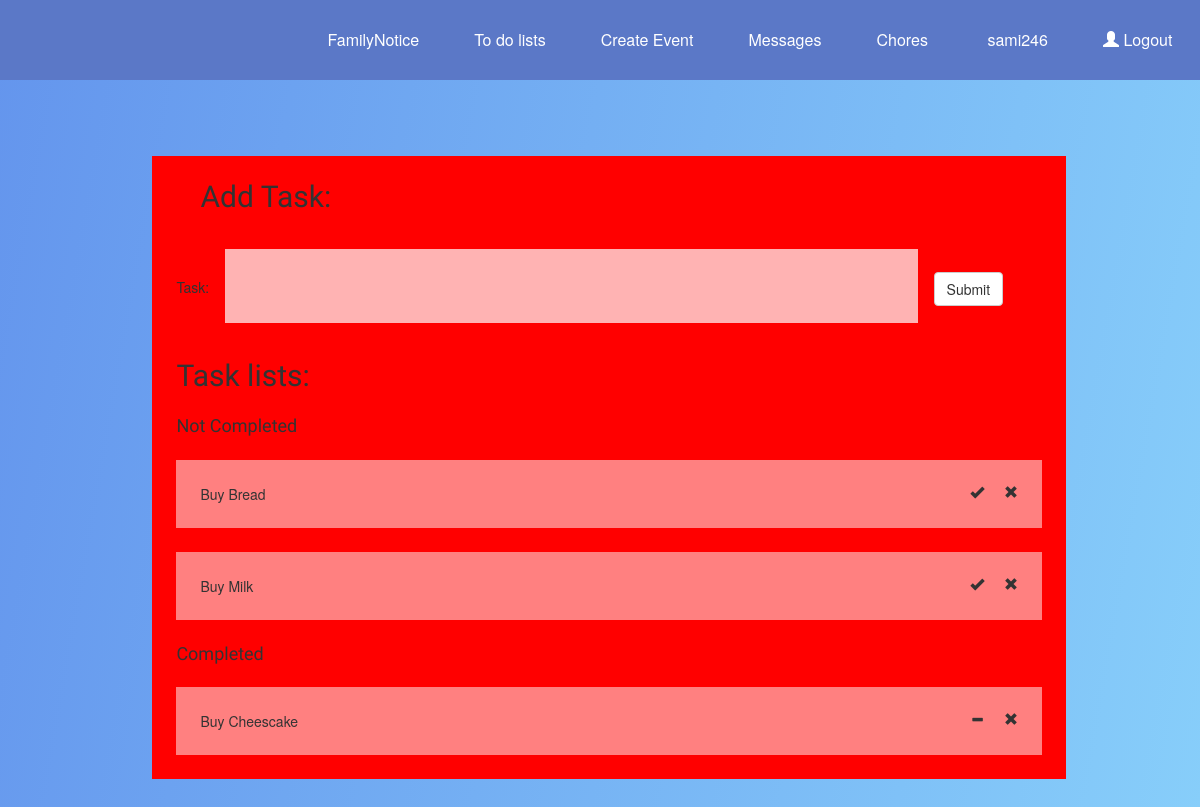
The page /tasks/1/ (signed in) on the database as committed earlier.
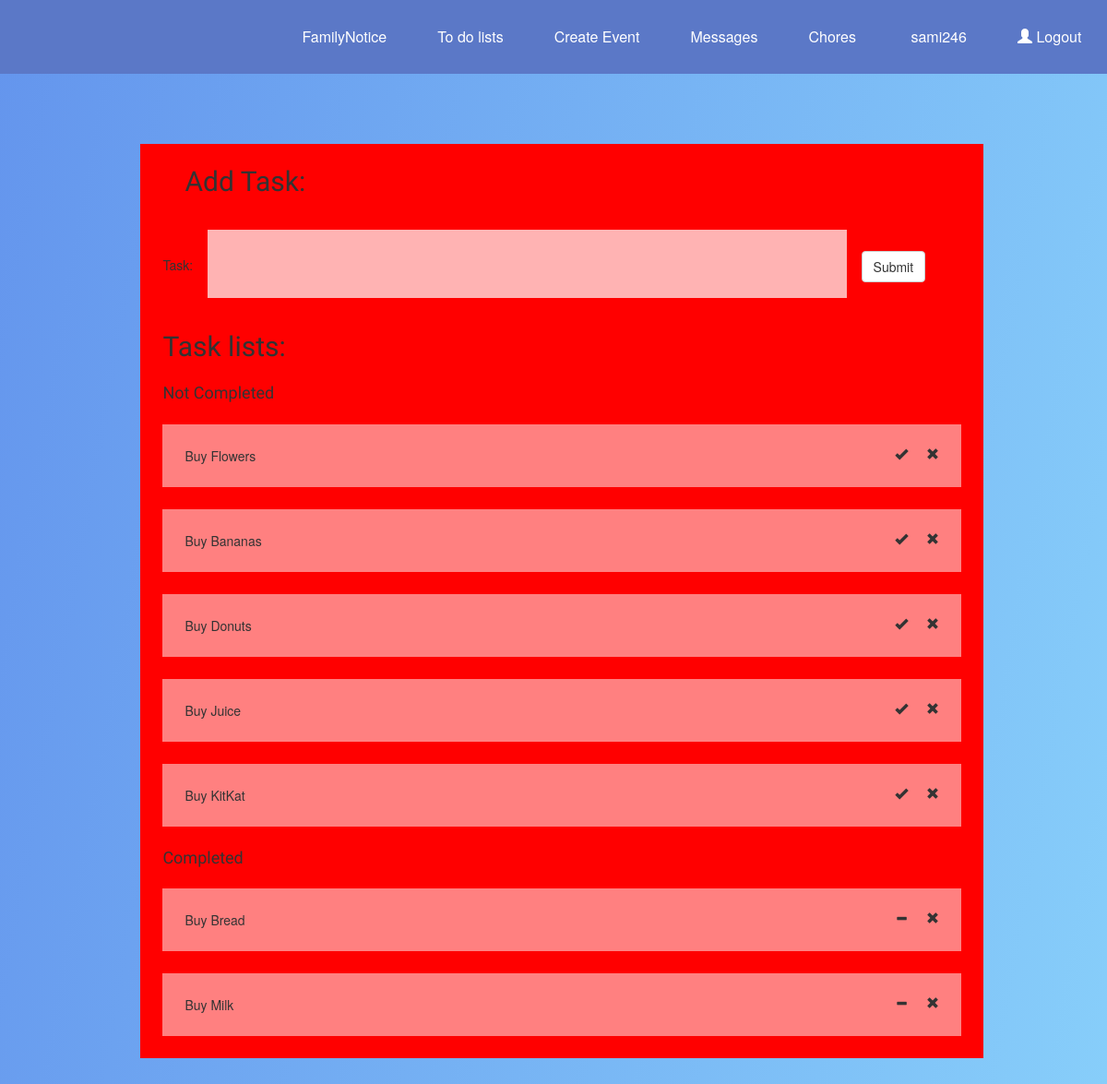
The same page on the database as committed later.
### mainapp/models.py (models this page shows, shortened)
class Task(models.Model):
	name = models.CharField(max_length=30)
	assignTaskTo = models.ForeignKey(Member, on_delete= models.CASCADE, null=True, related_name='assign_task_to', blank=True)
	date = models.DateTimeField(blank=True, null=True)
	description = models.TextField(null=True, blank=True)
	completed = models.BooleanField(default = False)

### mainapp/views.py (the view)
# urls.py: path('tasks/<int:List_id>/', views.tasks , name = 'tasks'),
@login_required
@csrf_exempt
def tasks(request, List_id):
    if request.method == 'POST':
        print("POST NEW TASK")
        newTask = request.POST['TaskName']
        print(newTask)
        list = List.objects.get(pk=List_id)
        print("List:")
        print(list)
        NewTask = Task(
        name=newTask)
        NewTask.save()
        list.task.add(NewTask)
        list.save()
        return JsonResponse({
            'name' : newTask,
            'id' : NewTask.id,
        })
    else:
        print(List_id)
        instance = get_object_or_404(List, pk=List_id)
        print(instance)
        taskSet = instance.task.all()
        permission_serialize= json.loads(serialize('json', taskSet))
        print("i am still working")
        print(permission_serialize)
    return render(request,'mainapp/tasks.html' ,{'tasks' : permission_serialize, 'ListID': List_id})

### mainapp/models.py (called while the page is built)
	def __str__(self):
		return self.nameOfList

### mainapp/templates/mainapp/tasks.html (shortened to what this page needs)
{% extends "mainapp/base.html" %}
{% block content %}
     <div class= "taskcontainer">
       <div class="taskgrid">
       <div class = "taskright">
         <h2> Add Task: </h2>
         <form id="AddTaskForm">
            Task:
            <input type="text" class="AddTaskInput" name="TaskName">
            <button type="button" class="btn btn-default" id= "AddTaskButton" value="{{ListID}}">Submit</button>
          </form>
      </div>
         <div class = "taskleft">
         <h2> Task lists: </h2>
                 <div class="notcomp">
                        <h4> Not Completed </h4>
                          {% for task in tasks %}
                          {% if task.fields.completed == False %}
                          <div class="task{{task.pk}}"id="task">
                          {{task.fields.name}}
                          <i class="glyphicon glyphicon-remove DeleteTaskButton" id="{{task.pk}}"></i>
                          <i class="glyphicon glyphicon-ok CompletedButton" id="{{task.pk}}"></i>
                          </div>
                          {% endif %}
                          {% endfor %}
                  </div>
                  <div class="comp">
                         <h4>Completed </h4>
                         {% for task in tasks %}
                              {% if task.fields.completed == True %}
                             <div class="task{{task.pk}}" id="task">
                                 {{task.fields.name}}
                                 <i class="glyphicon glyphicon-remove DeleteTaskButton" id="{{task.pk}}"></i>
                                 <i class="glyphicon glyphicon-minus CompletedButton" id="{{task.pk}}"></i>
                             </div>
                              {% endif %}
                         {% endfor %}
                 </div>
           </div>
         </div>
     </div>
{% endblock %}

### mainapp/templates/mainapp/base.html (shortened to what this page needs)
{% load static %}
<!DOCTYPE html>
<html>
<head>
  <link rel="stylesheet" href="https://maxcdn.bootstrapcdn.com/bootstrap/3.4.0/css/bootstrap.min.css">
   <link rel="stylesheet" type="text/css" href="{% static 'css/home.css' %}">
	 <link rel="stylesheet" type="text/css" href="{% static 'css/index.css' %}">
	 <link rel="stylesheet" type="text/css" href="{% static 'css/tasks.css' %}">
	 <link rel="stylesheet" type="text/css" href="{% static 'css/login.css' %}">
	 <link rel="stylesheet" type="text/css" href="{% static 'css/todolists.css' %}">
</head>
<body>
			<nav>
				 <ul class="nav-links">
					 <li><a href="{% url 'index' %}">FamilyNotice</a></li>
					 <li><a href="{% url 'todolists' %}">To do lists</a></li>
					 <li><a href="#">Create Event</a></li>
					 <li><a href="#">Messages</a></li>
					 <li><a href="#">Chores</a></li>
					 {% if user.is_authenticated %}
					 <li><a> {{user}}</a></li>
					 <li><a href="{% url 'logout' %}"><span class="glyphicon glyphicon-user"></span> Logout </a></li>
					 {% else %}
					 <li><a href="{% url 'register' %}"><span class="glyphicon glyphicon-user"></span> Sign Up </a></li>
					 <li><a href="{% url 'login' %}"><span class="glyphicon glyphicon-log-in"></span> Login </a></li>
					 {% endif %}
				 </ul>
			 </nav>
  <br>
	<br>
	<div class="landing">
	{% block content %}
	{% endblock %}
	</div>
	<br>
</body>
</html>

### mainapp/static/css/home.css (style rules this page uses)
h2 { padding: -2vw; margin: 2vw; font-family: 'Gochi Hand', cursive; }
h4 { margin: 2vw; font-family: 'Gochi Hand', cursive; }
nav { height: 10vh; background: #5b78c7; }
.nav-links { display: flex; list-style: none; width: 75%; height: 100%; justify-content: space-around; align-items: center; margin-left: auto; }
.nav-links li a { color: white; text-decoration: none; font-size: 16px; }

### mainapp/static/css/tasks.css (style rules this page uses)
.AddTaskInput { width: 80%; border: grey; background: rgba(255,255,255,0.7); padding: 2vw; margin: 1vw; outline: none; font-size: 18px; }
.taskright { margin: 2vw; }
.taskgrid { grid-area: container; background: red; width: 90%; }
.taskcontainer { display: grid; grid-column-gap: 5vw; padding: 3vw; width: 100%; grid-template-columns: 5% 90% 5%; grid-template-areas: '. container .'; }
#task { background: rgba(255,255,255,0.5); padding: 2vw; margin: 2vw; overflow: hidden; grid-area: task; }
#task i { float: right; margin-left: 20px; cursor: pointer; }

### mainapp/templates/mainapp/base.html (style rules this page uses)
* { margin: 0; padding: 0; box-sizing: border-box; }
body { background-image: linear-gradient(100deg, #6495ED, #87CEFA); }

Rows that differ between the two databases and show on the page:
removed Task: fields.name "Buy Cheescake", shown under "Completed"
added Task: fields.name "Buy Flowers", shown under "Not Completed"
added Task: fields.name "Buy Bananas", shown under "Not Completed"
added Task: fields.name "Buy Donuts", shown under "Not Completed"
added Task: fields.name "Buy Juice", shown under "Not Completed"
added Task: fields.name "Buy KitKat", shown under "Not Completed"
changed Task "Buy Milk": moves from the list under "Not Completed" to the list under "Completed"
